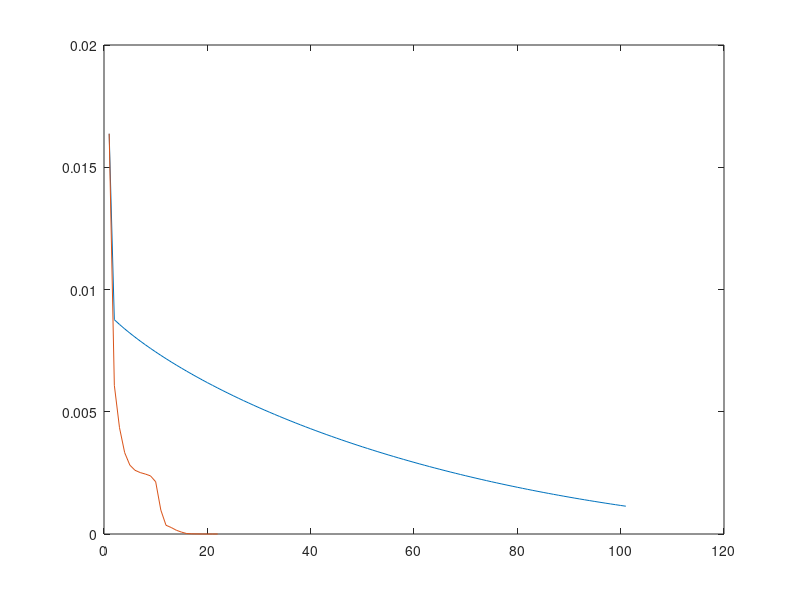

Reproduce this figure in MATLAB.
% Solver using GMRES

ax = 0;
bx = 1;
m = 200;
h = (bx-ax)/(m-1);
x = linspace(ax,bx,m);

I = speye(m);
e = ones(m,1);
A2 = -spdiags([e -2*e e],[-1 0 1],m,m)/h^2;
A1 = spdiags([-e e], [-1 1], m, m)/(2*h);

A = A2 + A1 + I;
A(1,1:2) = [1 0];
A(m,m-1:m) = [0 1];

e(1) = 0;
e(m) = 0;

[X,FLAG,RELRES,ITER,RESVEC] = gmres(A,e,[],[],100,ilu(A));

plot(1:101,RESVEC);
hold on;

[X,FLAG,RELRES,ITER,RESVEC] = gmres(A,e,20,[],100,ilu(A));

plot(1:22,RESVEC(1:20:424));

